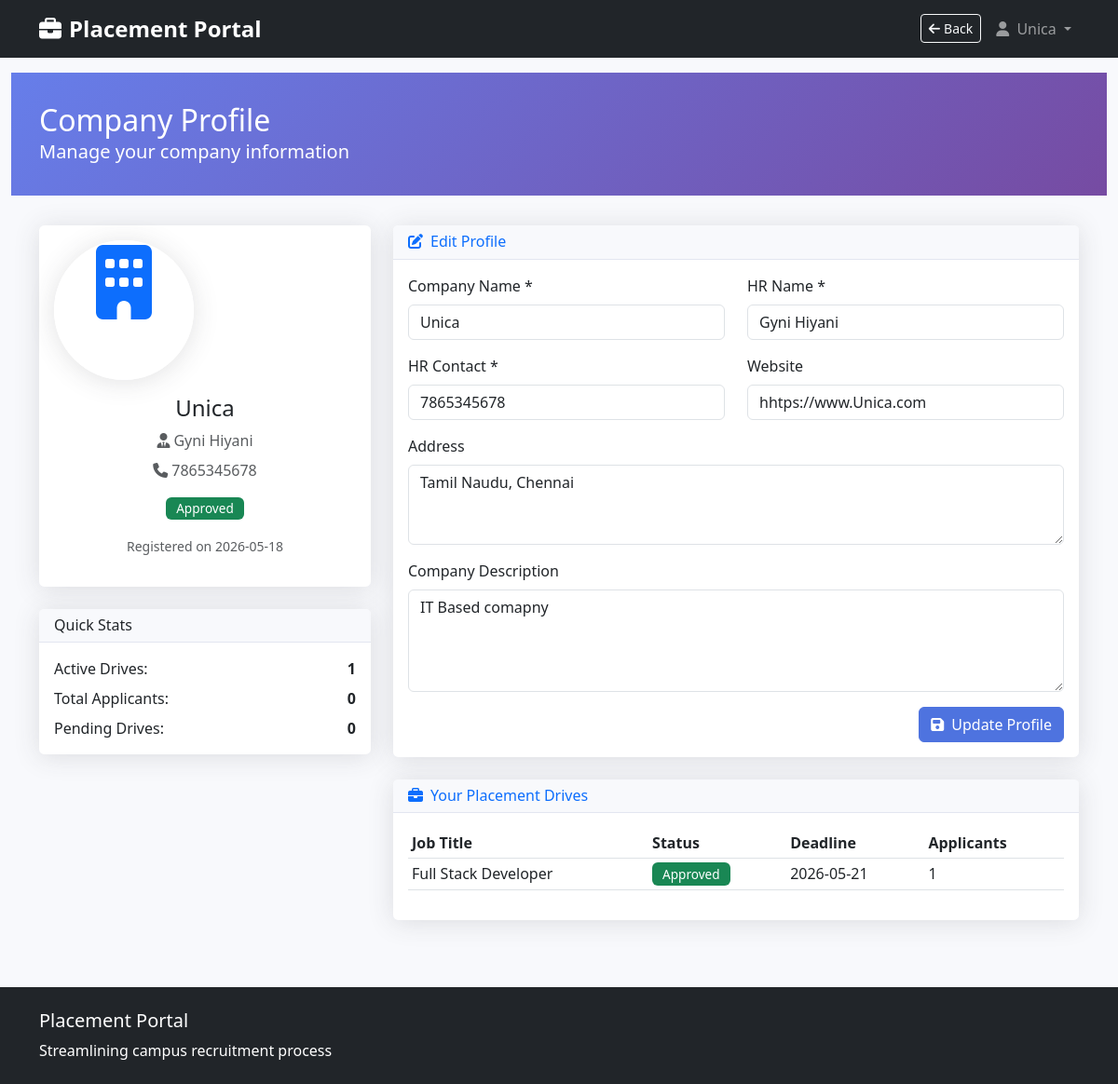
Screenshot of /company/profile (signed in) with the database file from the repository.
### models.py (models this page shows, shortened)
class Company(db.Model):
    __tablename__ = 'companies'
    id = db.Column(db.Integer, primary_key=True)
    user_id = db.Column(db.Integer, db.ForeignKey('users.id'), nullable=False, unique=True)
    company_name = db.Column(db.String(200), nullable=False)
    hr_name = db.Column(db.String(100), nullable=False)
    hr_contact = db.Column(db.String(20), nullable=False)
    website = db.Column(db.String(200))
    address = db.Column(db.Text)
    description = db.Column(db.Text)
    is_approved = db.Column(db.Boolean, default=False)
    created_at = db.Column(db.DateTime, default=datetime.utcnow)
    user = db.relationship('User', backref=db.backref('company_profile', uselist=False))
    drives = db.relationship('PlacementDrive', backref='company', lazy=True)

class PlacementDrive(db.Model):
    __tablename__ = 'placement_drives'
    id = db.Column(db.Integer, primary_key=True)
    company_id = db.Column(db.Integer, db.ForeignKey('companies.id'), nullable=False)
    job_title = db.Column(db.String(200), nullable=False)
    job_description = db.Column(db.Text, nullable=False)
    eligibility_criteria = db.Column(db.String(50), nullable=False)  # Min CGPA
    location = db.Column(db.String(100))
    salary_package = db.Column(db.String(50))
    application_deadline = db.Column(db.Date, nullable=False)
    status = db.Column(db.String(20), default='pending')  # pending, approved, rejected, closed
    created_at = db.Column(db.DateTime, default=datetime.utcnow)
    applications = db.relationship('Application', backref='drive', lazy=True)

### app.py (the view)
@app.route('/company/profile', methods=['GET', 'POST'])
@login_required
def company_profile():
    if current_user.role != 'company':
        flash('Access denied.', 'danger')
        return redirect(url_for('home'))
    company = Company.query.filter_by(user_id=current_user.id).first()
    if not company:
        flash('Company profile not found.', 'danger')
        return redirect(url_for('logout'))
    form = CompanyProfileForm(obj=company)
    if form.validate_on_submit():
        form.populate_obj(company)
        db.session.commit()
        flash('Profile updated successfully!', 'success')
        return redirect(url_for('company_profile'))
    return render_template('company/profile.html', form=form, company=company)

### forms.py
class CompanyProfileForm(FlaskForm):
    company_name = StringField('Company Name', validators=[DataRequired(), Length(min=2, max=200)])
    hr_name = StringField('HR Name', validators=[DataRequired(), Length(min=2, max=100)])
    hr_contact = StringField('HR Contact', validators=[DataRequired(), Length(min=10, max=20)])
    website = StringField('Website', validators=[Optional()])
    address = TextAreaField('Address', validators=[Optional()])
    description = TextAreaField('Company Description', validators=[Optional()])

### app.py (called while the page is built)
@app.context_processor
def inject_current_time():
    now = datetime.utcnow()
    fallback_url = url_for('home')
    if current_user.is_authenticated:
        if current_user.role == 'admin':
            fallback_url = url_for('admin_dashboard')
        elif current_user.role == 'company':
            fallback_url = url_for('company_dashboard')
        elif current_user.role == 'student':
            fallback_url = url_for('student_dashboard')
    referrer = request.referrer
    safe_referrer = None
    if referrer and referrer.startswith(request.host_url) and referrer != request.url:
        safe_referrer = referrer
    return {
        'current_time': now,
        'current_date': now.date(),
        'back_url': safe_referrer or fallback_url,
        'show_back': current_user.is_authenticated,
    }

@login_manager.user_loader
def load_user(user_id):
    return db.session.get(User, int(user_id))

### models.py (called while the page is built)
    @property
    def is_active(self):
        return not self.is_blacklisted

### templates/company/profile.html (shortened to what this page needs)
{% extends "base.html" %}
{% block content %}
<div class="container-fluid">
    <div class="dashboard-header">
        <div class="container">
            <h1 class="h2 mb-0">Company Profile</h1>
            <p class="lead mb-0">Manage your company information</p>
        </div>
    </div>
    <div class="container mt-4">
        <div class="row">
            <div class="col-lg-4 mb-4">
                <div class="card">
                    <div class="card-body text-center">
                        <div class="profile-avatar mb-3">
                            <i class="fas fa-building fa-5x text-primary"></i>
                        </div>
                        <h4>{{ company.company_name }}</h4>
                        <p class="text-muted mb-2">
                            <i class="fas fa-user-tie me-1"></i>{{ company.hr_name }}
                        </p>
                        <p class="text-muted mb-3">
                            <i class="fas fa-phone me-1"></i>{{ company.hr_contact }}
                        </p>
                        <div class="mb-3">
                            {% if company.is_approved %}
                                <span class="badge bg-success">Approved</span>
                            {% else %}
                                <span class="badge bg-warning">Pending Approval</span>
                            {% endif %}
                        </div>
                        <p class="text-muted">
                            <small>Registered on {{ company.created_at.strftime('%Y-%m-%d') }}</small>
                        </p>
                    </div>
                </div>
                <div class="card mt-4">
                    <div class="card-header">
                        <h6 class="mb-0">Quick Stats</h6>
                    </div>
                    <div class="card-body">
                        <div class="d-flex justify-content-between mb-2">
                            <span>Active Drives:</span>
                            <strong>{{ company.drives|selectattr('status', 'equalto', 'approved')|list|length }}</strong>
                        </div>
                        <div class="d-flex justify-content-between mb-2">
                            <span>Total Applicants:</span>
                            <strong>
                                {% set total_applicants = 0 %}
                                {% for drive in company.drives %}
                                    {% set total_applicants = total_applicants + drive.applications|length %}
                                {% endfor %}
                                {{ total_applicants }}
                            </strong>
                        </div>
                        <div class="d-flex justify-content-between">
                            <span>Pending Drives:</span>
                            <strong>{{ company.drives|selectattr('status', 'equalto', 'pending')|list|length }}</strong>
                        </div>
                    </div>
                </div>
            </div>
            <div class="col-lg-8">
                <div class="card">
                    <div class="card-header">
                        <h6 class="m-0 font-weight-bold text-primary">
                            <i class="fas fa-edit me-2"></i>Edit Profile
                        </h6>
                    </div>
                    <div class="card-body">
                        <form method="POST" action="{{ url_for('company_profile') }}">
                            <div class="row mb-3">
                                <div class="col-md-6">
                                    <label class="form-label">Company Name *</label>
                                    {{ form.company_name(class="form-control") }}
                                </div>
                                <div class="col-md-6">
                                    <label class="form-label">HR Name *</label>
                                    {{ form.hr_name(class="form-control") }}
                                </div>
                            </div>
                            <div class="row mb-3">
                                <div class="col-md-6">
                                    <label class="form-label">HR Contact *</label>
                                    {{ form.hr_contact(class="form-control") }}
                                </div>
                                <div class="col-md-6">
                                    <label class="form-label">Website</label>
                                    {{ form.website(class="form-control") }}
                                </div>
                            </div>
                            <div class="mb-3">
                                <label class="form-label">Address</label>
                                {{ form.address(class="form-control", rows="3") }}
                            </div>
                            <div class="mb-3">
                                <label class="form-label">Company Description</label>
                                {{ form.description(class="form-control", rows="4") }}
                            </div>
                            <div class="d-grid gap-2 d-md-flex justify-content-md-end">
                                <button type="submit" class="btn btn-primary">
                                    <i class="fas fa-save me-2"></i>Update Profile
                                </button>
                            </div>
                        </form>
                    </div>
                </div>
                <div class="card mt-4">
                    <div class="card-header">
                        <h6 class="m-0 font-weight-bold text-primary">
                            <i class="fas fa-briefcase me-2"></i>Your Placement Drives
                        </h6>
                    </div>
                    <div class="card-body">
                        {% if company.drives %}
                            <div class="table-responsive">
                                <table class="table table-sm">
                                    <thead>
                                        <tr>
                                            <th>Job Title</th>
                                            <th>Status</th>
                                            <th>Deadline</th>
                                            <th>Applicants</th>
                                        </tr>
                                    </thead>
                                    <tbody>
                                        {% for drive in company.drives %}
                                            <tr>
                                                <td>{{ drive.job_title }}</td>
                                                <td>
                                                    {% if drive.status == 'pending' %}
                                                        <span class="badge bg-warning">Pending</span>
                                                    {% elif drive.status == 'approved' %}
                                                        <span class="badge bg-success">Approved</span>
                                                    {% else %}
                                                        <span class="badge bg-danger">{{ drive.status|title }}</span>
                                                    {% endif %}
                                                </td>
                                                <td>{{ drive.application_deadline.strftime('%Y-%m-%d') }}</td>
                                                <td>{{ drive.applications|length }}</td>
                                            </tr>
                                        {% endfor %}
                                    </tbody>
                                </table>
                            </div>
                        {% else %}
                            <p class="text-muted mb-0">No placement drives created yet.</p>
                        {% endif %}
                    </div>
                </div>
            </div>
        </div>
    </div>
</div>
{% endblock %}

### templates/base.html (shortened to what this page needs)
<!DOCTYPE html>
<html lang="en">
<head>
    <link href="https://cdn.jsdelivr.net/npm/bootstrap@5.3.0/dist/css/bootstrap.min.css" rel="stylesheet">
    <link rel="stylesheet" href="https://cdnjs.cloudflare.com/ajax/libs/font-awesome/6.4.0/css/all.min.css">
    <link rel="stylesheet" href="{{ url_for('static', filename='css/style.css') }}">
</head>
<body>
    <nav class="navbar navbar-expand-lg navbar-dark bg-dark">
        <div class="container">
            <a class="navbar-brand" href="{{ url_for('home') }}">
                <i class="fas fa-briefcase me-2"></i>Placement Portal
            </a>
            <div class="collapse navbar-collapse" id="navbarNav">
                <ul class="navbar-nav ms-auto">
                    {% if current_user.is_authenticated %}
                        {% if show_back %}
                            <li class="nav-item me-2">
                                <a class="btn btn-outline-light btn-sm mt-1" href="{{ back_url }}">
                                    <i class="fas fa-arrow-left me-1"></i>Back
                                </a>
                            </li>
                        {% endif %}
                        <li class="nav-item dropdown">
                            <a class="nav-link dropdown-toggle" href="#" id="navbarDropdown" role="button"
                               data-bs-toggle="dropdown" aria-expanded="false">
                                <i class="fas fa-user me-1"></i>
                                {% if current_user.role == 'admin' %}
                                    Admin
                                {% elif current_user.role == 'company' %}
                                    {{ current_user.company_profile.company_name }}
                                {% else %}
                                    {{ current_user.student_profile.full_name }}
                                {% endif %}
                            </a>
                        </li>
                    {% endif %}
                </ul>
            </div>
        </div>
    </nav>
    <main>
        {% block content %}{% endblock %}
    </main>
    <footer class="bg-dark text-white py-4 mt-5">
        <div class="container">
            <div class="row">
                <div class="col-md-6">
                    <h5>Placement Portal</h5>
                    <p class="mb-0">Streamlining campus recruitment process</p>
                </div>
                <div class="col-md-6 text-md-end">
                </div>
            </div>
        </div>
    </footer>
</body>
</html>

### static/css/style.css (style rules this page uses)
:root { --primary: #4e73df; --secondary: #858796; --success: #1cc88a; --info: #36b9cc; --warning: #f6c23e; --danger: #e74a3b; --light: #f8f9fc; --dark: #5a5c69; }
body { font-family: 'Segoe UI', Tahoma, Geneva, Verdana, sans-serif; background-color: #f8f9fc; }
.navbar-brand { font-weight: 700; font-size: 1.5rem; }
.card { border: none; border-radius: 0.35rem; box-shadow: 0 0.15rem 1.75rem 0 rgba(58, 59, 69, 0.15); margin-bottom: 1.5rem; }
.card-header { background-color: #f8f9fc; border-bottom: 1px solid #e3e6f0; }
.btn-primary { background-color: var(--primary); border-color: var(--primary); }
.table th { border-top: none; }
.badge { padding: 0.4em 0.8em; font-size: 0.85em; font-weight: 500; }
.dashboard-header { background: linear-gradient(135deg, #667eea 0%, #764ba2 100%); color: white; padding: 2rem 0; margin-bottom: 2rem; }
.profile-avatar { width: 150px; height: 150px; border-radius: 50%; object-fit: cover; border: 5px solid #fff; box-shadow: 0 0.15rem 1.75rem 0 rgba(58, 59, 69, 0.15); }

### rows the page displays
Company: company_profile.company_name "Unica", company_name "Unica", hr_name "Gyni Hiyani", hr_contact "7865345678", created_at "2026-05-18", website "hhtps://www.Unica.com", address "Tamil Naudu, Chennai", description "IT Based comapny"
PlacementDrive: job_title "Full Stack Developer", status "Approved", application_deadline "2026-05-21", applications|length "1"

### other values shown
{{ company.drives|selectattr('status', 'equalto', 'approved')|list|length }} "1"
{{ total_applicants }} "0"
{{ company.drives|selectattr('status', 'equalto', 'pending')|list|length }} "0"
